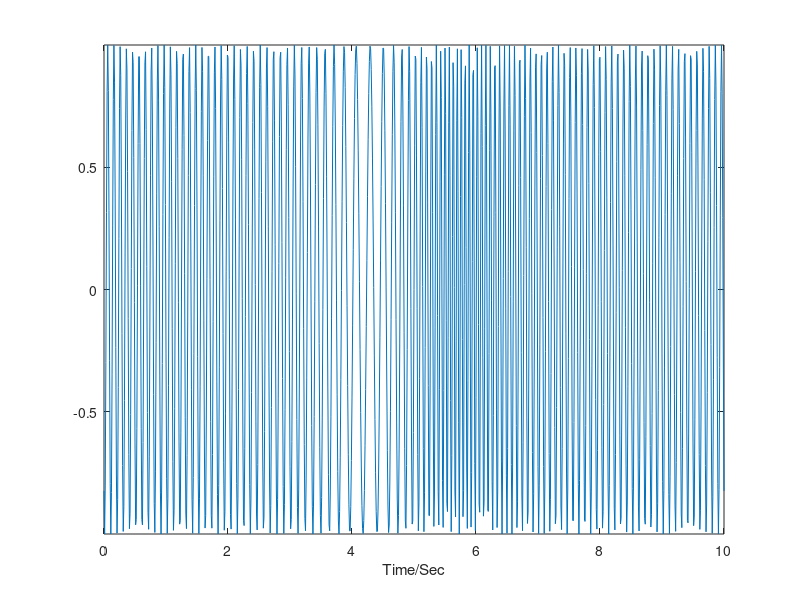
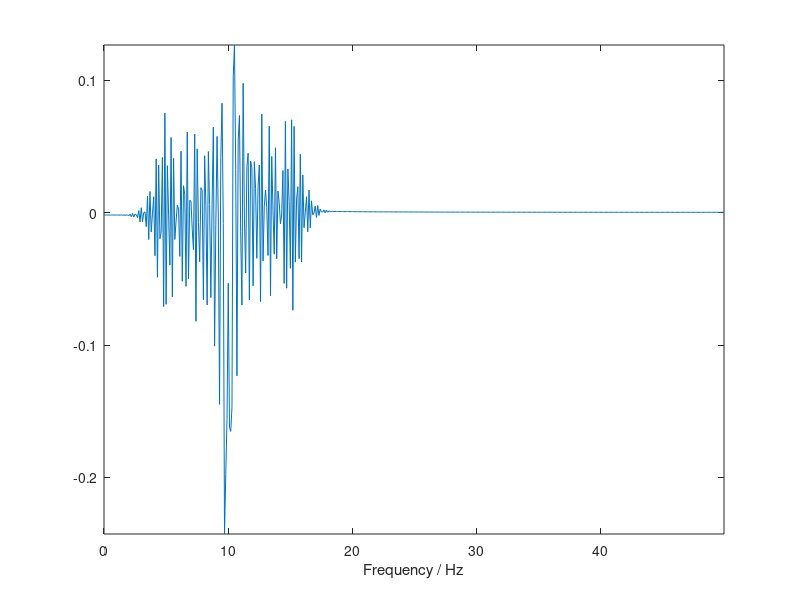

The MATLAB script that drew these images, in order: (Note: this script raises an error after producing the figures.)
function SChirplet_example()

% example to demonstrate the use of SChirplet

%   Written by Yang Yang , March 2011.
%   email: z.peng@sjtu.edu.cn
%	Copyright (c) belongs to the authors of the papers: 
%)	Peng Z.K , Meng G., Lang Z.Q.,Chu F.L, Zhang W.M., Yang Y., Polynomial Chirplet Transform with Application to Instantaneous Frequency Estimation,
%   IEEE Transactions on Measurement and Instrumentation 60(2011) 3222-3229
%	Yang Y., Peng Z.K., Dong X.J., Zhang W.M., Meng G.,General parameterized time-frequency transform, 
%   IEEE Transactions on Signal Processing, 62(2014) 2751-2764
%   Yang Y., Peng Z.K., Zhang W.M., Meng G., Spline-kernelled chirplet transform for the analysis of signals with time-varying frequency and its application,
%   IEEE Transactions on Industrial Electronics, 59(2012) 1612-1621
%   Yang Y., Peng Z.K, Meng G., Zhang W.M., Characterize highly oscillating frequency modulation using generalized Warblet transform,
%   Mechanical Systems and Signal Processing, 26 (2012) 128-140
%   Yang Y., Peng Z.K., Zhang W.M., Meng G., Frequency-varying group delay estimation using frequency domain polynomial chirplet transform, 
%   Mechanical Systems and Signal Processing, 46(2014) 146-162
%   The citation about the papers must be included in all publications or
%   thesises as long as this program is used by anyone.


clc
clear
close all
SampFreq = 100;
t = 0 : 1/SampFreq : 10;
Sig = sin(2*pi*(10*t+5*atan((t - 5).^2)));

figure(1)
set(gcf,'Position',[20 100 320 250]);	    
set(gcf,'Color','w'); 
plot(t,Sig);
axis tight
xlabel('Time/Sec');

figure(2)
set(gcf,'Position',[20 100 320 250]);	    
set(gcf,'Color','w');	
Spec = 2*fft(Sig)/length(t);              % FFT
Freq = linspace(0,SampFreq, length(t));
plot(Freq(1:end/2),Spec(1:end/2));
axis tight
xlabel('Frequency / Hz');

N = 512;
WinLen =128;
figure(3)
[Spec,f] = SChirplet(Sig',SampFreq,0,1,N,WinLen);

p = 25; % piece number of cubic spline
[v l] = max(Spec,[],1);
sp = splinefit(t,f(l),p);
pp = ppval(sp,t);

figure(4)
Ratio = sp.coefs;
shapepoint = sp.breaks;
WinLen =1024;
[Spec,f] = SChirplet(Sig',SampFreq,Ratio,shapepoint,N,WinLen);
